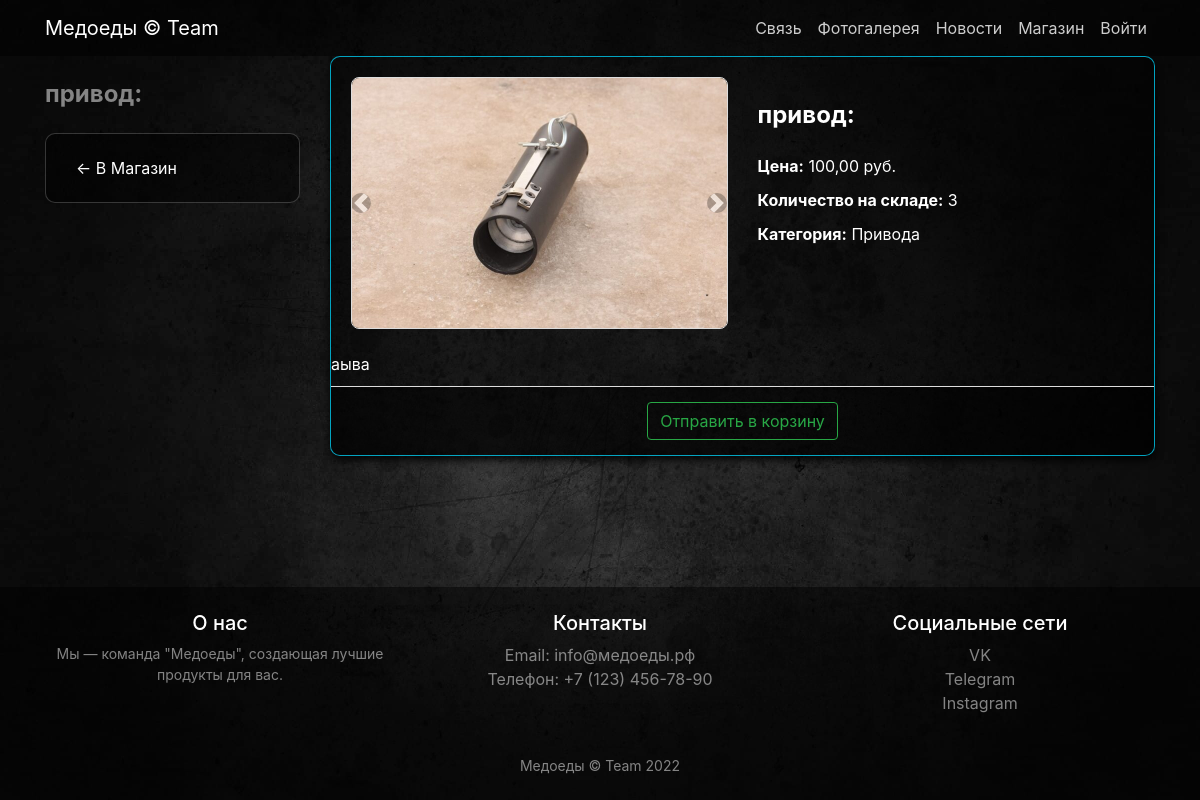
The page /store/product/1/ on the database as committed earlier.
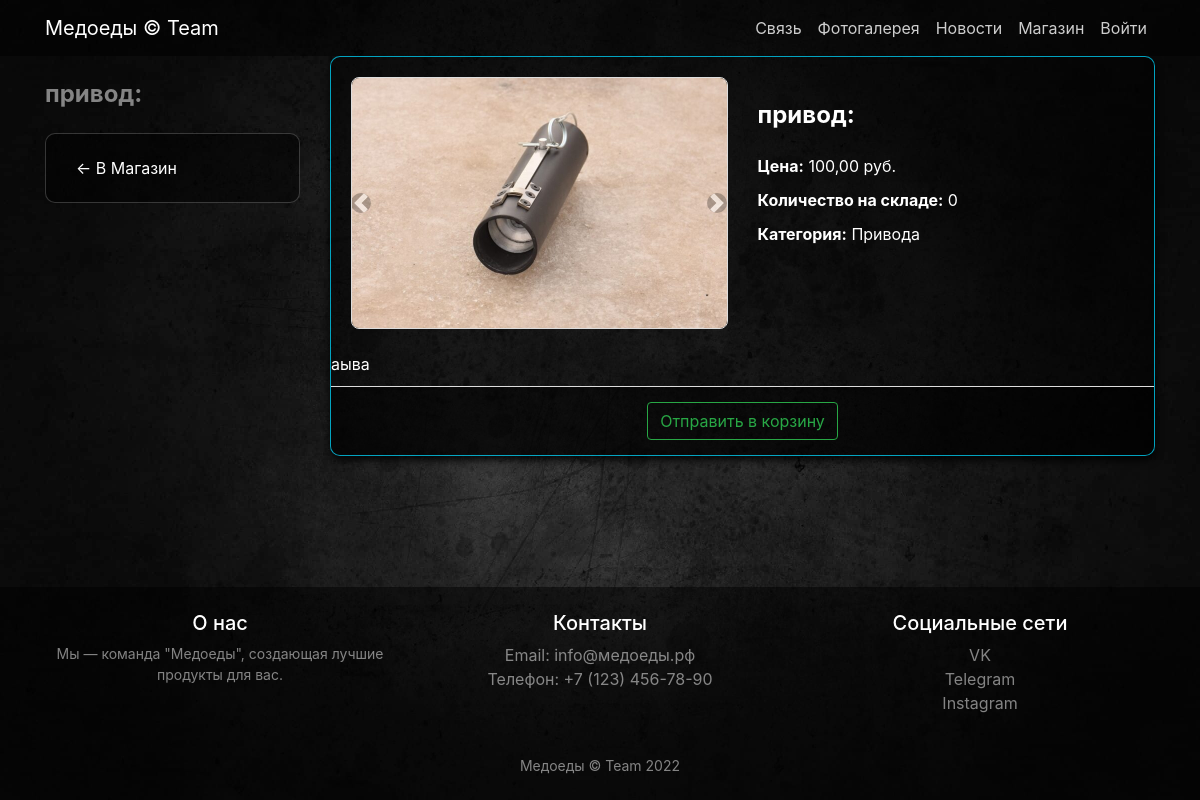
The same page on the database as committed later.
### store/models.py (models this page shows, shortened)
class Product(models.Model):
    name = models.CharField(max_length=120)
    description = models.TextField()
    price = models.DecimalField(max_digits=10, decimal_places=2)
    quantity = models.PositiveIntegerField(default=0)
    image = models.ImageField(upload_to='products_images', blank=True)  # Основное изображение
    category = models.ForeignKey(to=ProductCategory, on_delete=models.PROTECT)

class ProductCategory(models.Model):
    name = models.CharField(max_length=50, unique=True)
    description = models.TextField(null=True, blank=True)

### store/views.py (the view)
# urls.py: path('product/<int:product_id>/', views.product_detail, name='product_detail'),
def product_detail(request, product_id):
    product = get_object_or_404(Product, id=product_id)  # Используем get_object_or_404 для безопасности
    return render(request, 'store/item.html', {'product': product})

### store/templates/store/item.html (shortened to what this page needs)
{% extends 'store/base.html' %}
{% load static %}
{% block css %}
    <link href="{% static '/css/productdetail.css' %}" rel="stylesheet">
{% endblock %}
{% block content %}
<div class="container">
    <div class="row">
        <div class="col-lg-3">
                <h3 class="my-4 text-white-50">  {{ product.name }}:</h3>
                <div class="list-group">
                    <a href="{% url 'store:index' %}" class="list-group-item back-button">← В Магазин</a>
                </div>
            </div>
        <div class="col-lg-9">
            <div class="card mb-4">
                <div class="card-body">
                    <div class="row">
                        <div class="col-lg-6">
                           <div id="carousel-example-1z" class="carousel slide carousel-fade" data-ride="carousel">
							    <ol class="carousel-indicators">
							        <li data-target="#carousel-example-1z" data-slide-to="0" class="active"></li>
							    </ol>
							    <div class="carousel-inner" role="listbox">
							        <div class="carousel-item active">
							            <img class="d-block w-100 carousel-image" src="{{ product.image.url }}" alt="Основное изображение">
							        </div>
							    </div>
							    <a class="carousel-control-prev" href="#carousel-example-1z" role="button" data-slide="prev">
							        <span class="carousel-control-prev-icon" aria-hidden="true"></span>
							    </a>
							    <a class="carousel-control-next" href="#carousel-example-1z" role="button" data-slide="next">
							        <span class="carousel-control-next-icon" aria-hidden="true"></span>
							    </a>
							</div>
                        </div>
                        <div class="col-lg-6">
                            <h3 class="my-4">{{ product.name }}:</h3>
                            <p><strong>Цена:</strong> {{ product.price }} руб.</p>
                            <p><strong>Количество на складе:</strong> {{ product.quantity }}</p>
                            <p><strong>Категория:</strong> {{ product.category.name }}</p>
                        </div>
                    </div>
                </div>
                <p class="card-text">{{ product.description }}</p>
                <div class="card-footer text-center">
                    <a class="btn btn-outline-success" href="{% url 'store:basket_add' product.id %}">
                        Отправить в корзину
                    </a>
                </div>
            </div>
        </div>
    </div>
</div>
{% endblock %}
{% block footer %}
<footer class="py-4" style="background-color: rgba(0, 0, 0, 0.5);">
    <div class="container">
        <div class="row">
            <div class="col-lg-4 col-md-6 mb-4">
                <h5 class="text-white">О нас</h5>
                <p class="text-white-50">Мы — команда "Медоеды", создающая лучшие продукты для вас.</p>
            </div>
            <div class="col-lg-4 col-md-6 mb-4">
                <h5 class="text-white">Контакты</h5>
                <ul class="list-unstyled">
                    <li><a href="mailto:info@медоеды.рф" class="text-white-50">Email: info@медоеды.рф</a></li>
                    <li><a href="#" class="text-white-50">Телефон: +7 (123) 456-78-90</a></li>
                </ul>
            </div>
            <div class="col-lg-4 col-md-6 mb-4">
                <h5 class="text-white">Социальные сети</h5>
                <ul class="list-unstyled">
                    <li><a href="https://vk.com/team_honey_badgers" class="text-white-50">VK</a></li>
                    <li><a href="https://t.me/honeybadgerteambot" class="text-white-50">Telegram</a></li>
                    <li><a href="#" class="text-white-50">Instagram</a></li>
                </ul>
            </div>
        </div>
        <div class="text-center">
            <p class="m-0 text-white-50">Медоеды &copy; Team 2022</p>
        </div>
    </div>
</footer>
{% endblock %}

Rows that differ between the two databases and show on the page:
changed Product "привод": quantity "3" → "0"
